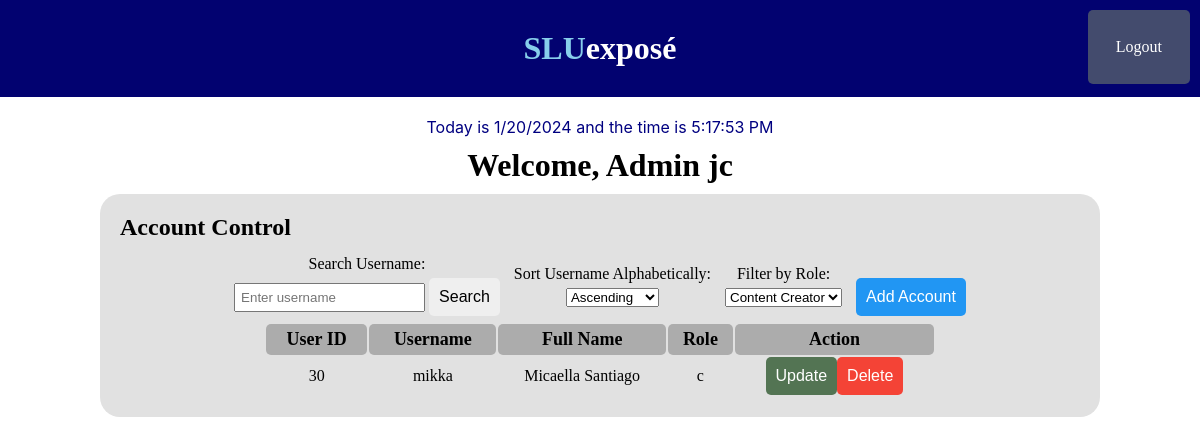
Screenshot of /php/Admin/adminHub.php?roleFilter=c (signed in) with the database file from the repository.
### tables this page shows
CREATE TABLE `accounts` (
  `userID` int(11) NOT NULL AUTO_INCREMENT,
  `username` varchar(30) NOT NULL,
  `password` varchar(255) NOT NULL,
  `firstName` varchar(30) NOT NULL,
  `surName` varchar(20) NOT NULL,
  `role` char(1) NOT NULL,
  PRIMARY KEY (`userID`)
);

### php/includes/showUsers.php (the view, shortened to what this page needs)
<?php
    require('../db.php');
    $searchTerm = isset($_GET['searchTerm']) ? $_GET['searchTerm'] : '';
    $sortOrder = isset($_GET['sortOrder']) ? $_GET['sortOrder'] : 'asc';
    $roleFilter = isset($_GET['roleFilter']) ? $_GET['roleFilter'] : 'all';
    $sql = "SELECT userID, username, firstName, surName, role FROM accounts";
    if ($roleFilter !== 'all') {
        $sql .= ($searchTerm === '') ? " WHERE" : " AND";
        $sql .= " role = ?";
    }
    $sql .= " ORDER BY username $sortOrder";
    $query = $db->prepare($sql);
    if ($roleFilter !== 'all') {
        $query->bind_param('s', $roleFilter);
    }
    $query->execute();
    $query->bind_result($userID, $username, $firstName, $surName, $role);
    $result = $query->get_result();
    function renderAccounts($result, $loggedInUserID, $roleFilter, $searchTerm = '') {
        if ($result->num_rows > 0) {
            while ($row = $result->fetch_assoc()) {
                $userID = $row["userID"];
                echo "<tr>";
                echo "<td>" . $row["userID"] . "</td>";
                echo "<td>" . $row["username"] . "</td>";
                echo "<td>" . $row["firstName"] . " " . $row["surName"] . "</td>";
                echo "<td>" . $row["role"] . "</td>";
                echo "<td>
                        <a href='../Admin/updateAccount.php?userID={$userID}'><button id='updateBtn'>Update</button></a>";
                if ($loggedInUserID !== $userID) {
                    echo "<a href='../includes/askDelete.php?userID={$userID}'><button id='deleteBtn'>Delete</button></a>";
                } else {
                    echo "<button id='noDelete'>Delete</button>";
                }
                echo "</td>";
                echo "</tr>";
            }
        } else {
            echo "<tr><td colspan='4'>No users found</td></tr>";
        }
    }
?>

### style/style.css (style rules this page uses)
* { margin: 0; padding: 0; }
body { margin: 0; padding: 0; overflow: hidden; }
button { padding: 10px; border: none; border-radius: 5px; cursor: pointer; font-size: 16px; }
#tabAcc tr td { text-align: center; }
#updateBtn { background-color: #537453; color: white; }
#deleteBtn { background-color: #f44336; color: white; }

### rows the page displays
accounts: userID "30", username "mikka", firstName "Micaella", surName "Santiago", role "c"

### other values shown
$_SESSION['username'] "jc"
